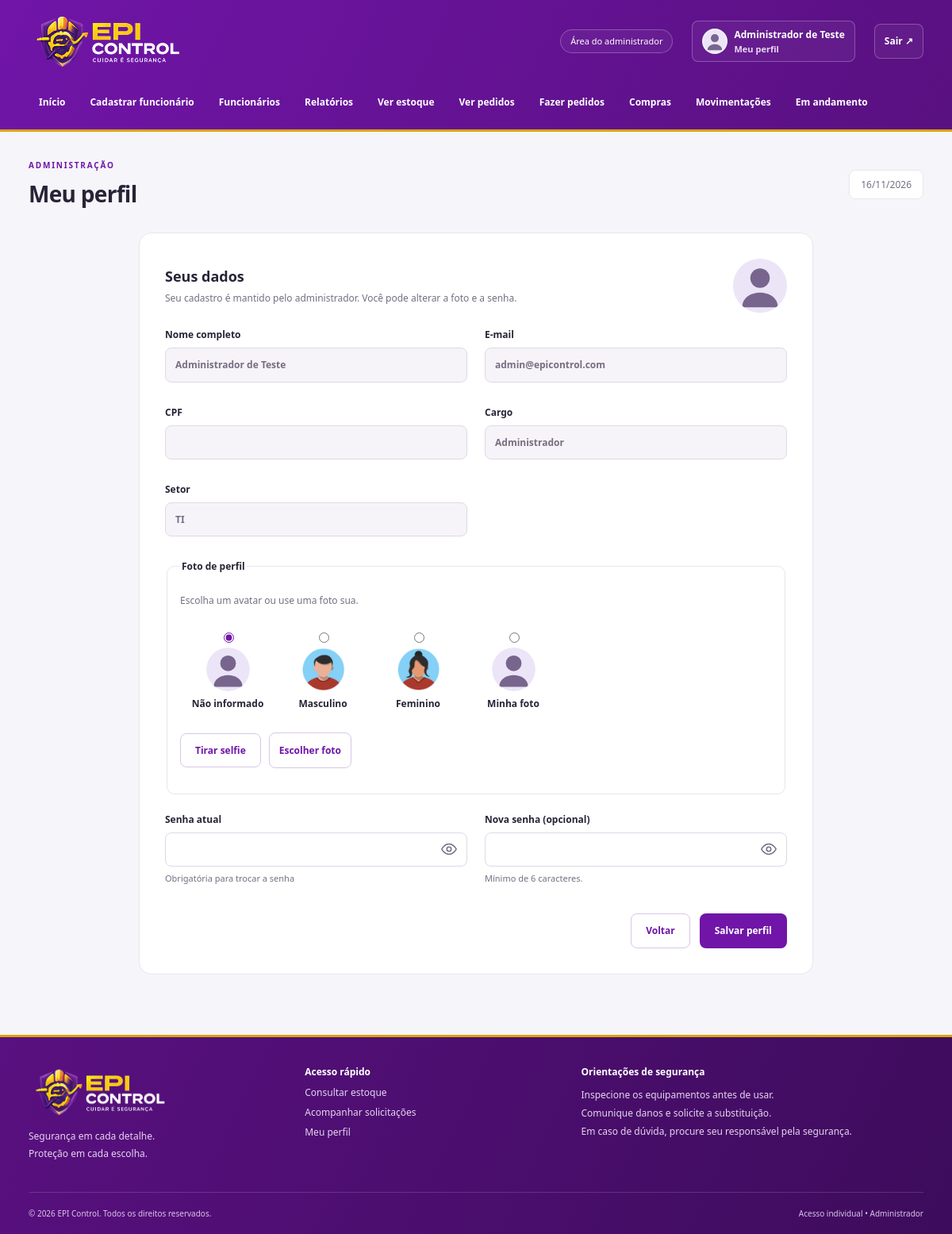
/perfil.php (signed in), run on the app's committed database.
### tables this page shows
CREATE TABLE `tb_funcionarios` (
  `id_funcionario` int(11) NOT NULL,
  `nome_completo` varchar(100) NOT NULL,
  `cpf` varchar(20) DEFAULT NULL,
  `cargo` varchar(100) DEFAULT NULL,
  `setor` varchar(100) DEFAULT NULL,
  `foto_url` varchar(255) DEFAULT NULL,
  `email` varchar(100) NOT NULL,
  `senha` varchar(255) NOT NULL,
  `nivel_acesso` varchar(30) NOT NULL DEFAULT 'Funcionario',
  `status_funcionario` enum('Ativo','Inativo') NOT NULL DEFAULT 'Ativo'
);

### app/Controllers/AppController.php (called while the page is built, shortened)
<?php
class AppController
{
    private array $user;
    private bool $admin;
    private string $page;
    public function handle(string $page): void {
        $this->page = $page;
        try {
            $this->model = new EpiModel(conectar());
            $this->user = $this->model->user((int)$_SESSION['id_funcionario']) ?? [];
            $this->admin = $this->user['nivel_acesso'] === 'Administrador';
            $data = ['error'=>$error ?? null,'title'=>$this->titles()[$page] ?? 'EPI Control'];
            if ($page === 'perfil') $data['person'] = $this->user;
            $views = ['home'=>'dashboard','homefunc'=>'dashboard','andamento'=>'requests','pedidos'=>'requests','minhassolicitacoes'=>'requests','conscientizacao'=>'conscientizacao','cadastro'=>'person-form','editarfunc'=>'person-form','perfil'=>'person-form','funcionarios'=>'employees','informacoes'=>'equipment','meuepi'=>'equipment','adicionarepi'=>'order-form','solicitar'=>'order-form','fazerpedidos'=>'order-form','estoque'=>'stock','compras'=>'purchases','movimentacoes'=>'history','relatorios'=>'reports','excluirfunc'=>'delete'];
            $this->page = $page;
            $this->render($views[$page] ?? 'message',$data);
        } catch (Throwable $e) {
            error_log((string)$e);
            http_response_code(503);
            $title = 'Sistema indisponível'; $message = 'Confira se o MySQL está iniciado e se o banco tcc foi configurado a partir de database/tcc.sql.';
            require __DIR__ . '/../Views/unavailable.php';
        }
    }
    private function titles(): array { return ['home'=>'Visão geral','homefunc'=>'Meu painel','cadastro'=>'Cadastrar funcionário','funcionarios'=>'Funcionários','editarfunc'=>'Editar funcionário','informacoes'=>'Informações do funcionário','excluirfunc'=>'Excluir funcionário','adicionarepi'=>'Entregar EPI','relatorios'=>'Relatórios','estoque'=>'Estoque de EPIs','pedidos'=>'Solicitações dos funcionários','fazerpedidos'=>'Novo pedido de compra','compras'=>'Compras','movimentacoes'=>'Movimentações','andamento'=>'Em andamento','meuepi'=>'Meu EPI','solicitar'=>'Solicitar EPI','minhassolicitacoes'=>'Minhas solicitações','conscientizacao'=>'Conscientização','perfil'=>'Meu perfil']; }
    private function render(string $view, array $data): void {
        extract($data);
        $user = $this->user; $admin = $this->admin; $page = $this->page;
        require __DIR__ . '/../../templates/header.php';
        require __DIR__ . '/../Views/' . $view . '.php';
        require __DIR__ . '/../../templates/footer.php';
    }
}

### app/dispatch.php (called while the page is built)
<?php
require_once __DIR__ . '/bootstrap.php';
require_once __DIR__ . '/Controllers/AppController.php';
(new AppController())->handle($route);

### perfil.php (called while the page is built)
<?php
$route = 'perfil';
require __DIR__ . '/app/dispatch.php';

### config/conexao.php (called while the page is built, shortened)
<?php
function conectar(): mysqli
{
    $config = [
        'host' => '127.0.0.1',
        'user' => 'root',
        'password' => '',
        'database' => 'tcc',
        'port' => 3306,
    ];
    $porta = filter_var($config['port'], FILTER_VALIDATE_INT, [
        'options' => ['min_range' => 1, 'max_range' => 65535],
    ]);
    $db = new mysqli(
        (string) $config['host'],
        (string) $config['user'],
        (string) $config['password'],
        (string) $config['database'],
        $porta
    );
    $db->set_charset('utf8mb4');
    $db->query("SET time_zone = '-03:00'");
    return $db;
}

### app/Models/EpiModel.php (called while the page is built, shortened)
<?php
class EpiModel
{
    public function run(string $sql, array $params = []): mysqli_stmt {
        $stmt = $this->db->prepare($sql);
        if ($params) {
            $types = implode('', array_map(fn($p) => is_int($p) ? 'i' : 's', $params));
            $stmt->bind_param($types, ...$params);
        }
        $stmt->execute();
        return $stmt;
    }
    public function all(string $sql, array $params = []): array { return $this->run($sql, $params)->get_result()->fetch_all(MYSQLI_ASSOC); }
    public function one(string $sql, array $params = []): ?array { return $this->all($sql, $params)[0] ?? null; }
    public function user(int $id): ?array { return $this->one('SELECT * FROM tb_funcionarios WHERE id_funcionario=?', [$id]); }
}

### app/bootstrap.php (called while the page is built, shortened)
<?php
require_once __DIR__ . '/../config/conexao.php';
require_once __DIR__ . '/Models/EpiModel.php';
function e($value): string
{
    return htmlspecialchars((string) ($value ?? ''), ENT_QUOTES | ENT_SUBSTITUTE, 'UTF-8');
}
function avatar(array $person): string
{
    return in_array($person['foto_url'] ?? '', ['img/boy.png', 'img/woman.png'], true) ? $person['foto_url'] : 'img/avatar.svg';
}

### app/Views/person-form.php (the view, shortened to what this page needs)
<?php $person = $person ?? [];
$profile = $page === 'perfil';
$value = fn($key) => $_POST[$key] ?? ($key === 'nome' ? ($person['nome_completo'] ?? '') : ($person[$key] ?? '')); ?>
<section class="card form-card">
    <div class="section-heading">
        <div>
            <h2><?= $profile ? 'Seus dados' : 'Dados do funcionário' ?></h2>
            <p><?= $profile ? 'Seu cadastro é mantido pelo administrador. Você pode alterar a foto e a senha.' : 'Preencha os dados de acesso e o vínculo com a equipe.' ?>
            </p>
        </div><img class="avatar large" src="<?= e(avatar($person)) ?>" alt="Foto cadastrada">
    </div>
    <form method="post" class="form-grid"><?= csrf() ?><input type="hidden" name="id_funcionario"
        <?php foreach (['nome' => 'Nome completo', 'email' => 'E-mail', 'cpf' => 'CPF', 'cargo' => 'Cargo', 'setor' => 'Setor'] as $key => $label): ?><label><?= e($label) ?><input
                    type="<?= $key === 'email' ? 'email' : 'text' ?>" name="<?= e($key) ?>" value="<?= e($value($key)) ?>"
                    maxlength="<?= $key === 'cpf' ? 20 : 100 ?>" <?= $profile ? 'readonly' : 'required' ?>
                    <?= $key === 'cpf' ? 'inputmode="numeric"' : '' ?>></label><?php endforeach ?>
        <fieldset class="full avatar-options">
            <legend>Foto de perfil</legend>
            <p>Escolha um avatar ou use uma foto sua.</p>
            <?php foreach (['' => 'Não informado', 'img/boy.png' => 'Masculino', 'img/woman.png' => 'Feminino'] as $url => $label): ?><label><input
                        type="radio" name="foto_url" value="<?= e($url) ?>" <?= $value('foto_url') === $url ? 'checked' : '' ?>><img src="<?= e($url ?: 'img/avatar.svg') ?>"
                        alt=""><span><?= e($label) ?></span></label><?php endforeach ?><label><input type="radio"
                    name="foto_url" value="selfie" id="selfie-option"
                    <?= str_starts_with($person['foto_url'] ?? '', 'uploads/avatars/') ? 'checked' : '' ?>><img
                    id="selfie-preview" src="<?= e(avatar($person)) ?>" alt="Prévia da sua foto"><span>Minha
                    foto</span></label>
            <div class="selfie-tools"><button type="button" class="button secondary" id="open-camera">Tirar
                    selfie</button><label class="button secondary photo-file">Escolher foto<input type="file"
                        id="photo-file" accept="image/jpeg,image/png,image/webp" capture="user"></label></div>
        </fieldset>
        <?php if ($profile): ?><label>Senha atual<input type="password" name="senha_atual"
                    autocomplete="current-password"><small>Obrigatória para trocar a
                    senha</small></label><?php endif ?><label><?= $page === 'cadastro' ? 'Senha temporária' : 'Nova senha (opcional)' ?><input
                type="password" name="senha" minlength="6" maxlength="72" autocomplete="new-password"
                <?= $page === 'cadastro' ? 'required' : '' ?>><small>Mínimo de 6 caracteres.</small></label>
        <div class="form-actions full"><a class="button secondary"
                href="<?= $profile ? ($admin ? 'home.php' : 'homefunc.php') : 'funcionarios.php' ?>">Voltar</a><button
                class="button">Salvar <?= $profile ? 'perfil' : 'funcionário' ?></button></div>
    </form>
</section>

### templates/header.php (shortened to what this page needs)
<?php
$navigation = $admin ? ['home' => 'Início', 'cadastro' => 'Cadastrar funcionário', 'funcionarios' => 'Funcionários', 'relatorios' => 'Relatórios', 'estoque' => 'Ver estoque', 'pedidos' => 'Ver pedidos', 'fazerpedidos' => 'Fazer pedidos', 'compras' => 'Compras', 'movimentacoes' => 'Movimentações', 'andamento' => 'Em andamento'] : ['homefunc' => 'Início', 'meuepi' => 'Meu EPI', 'solicitar' => 'Solicitar EPI', 'minhassolicitacoes' => 'Minhas solicitações', 'conscientizacao' => 'Conscientização'];
?>
<!doctype html>
<html lang="pt-BR">
<head>
    <link rel="stylesheet" href="css/app.css?v=<?= filemtime(__DIR__ . '/../css/app.css') ?>">
</head>
<body><a class="skip-link" href="#conteudo">Pular para o conteúdo</a>
    <header class="site-header">
        <div class="header-top container"><a class="brand" href="<?= $admin ? 'home.php' : 'homefunc.php' ?>"><img
                    class="brand-logo" src="img/logohome.png" alt="EPI Control — Cuidar é segurança"></a>
            <div class="header-actions"><span
                    class="role-label"><?= $admin ? 'Área do administrador' : 'Área do funcionário' ?></span><a
                    class="profile-link" href="perfil.php"><img src="<?= e(avatar($user)) ?>"
                        alt="Foto de <?= e($user['nome_completo']) ?>"><span><strong><?= e($user['nome_completo']) ?></strong><small>Meu
                            perfil</small></span></a>
                <form method="post" action="logout.php"><?= csrf() ?><button class="text-button" type="submit">Sair
                        ↗</button></form>
            </div>
        </div>
        <nav class="main-nav container" aria-label="Navegação principal">
            <?php foreach ($navigation as $url => $label): ?><a href="<?= e($url) ?>.php" <?= $page === $url ? 'class="active" aria-current="page"' : '' ?>><?= e($label) ?></a><?php endforeach ?></nav>
    </header>
    <main id="conteudo" class="container main-content">
        <div class="page-heading">
            <div><span class="eyebrow"><?= $admin ? 'ADMINISTRAÇÃO' : 'MINHA SEGURANÇA' ?></span>
                <h1><?= e($title) ?></h1>
            </div><span class="today"><?= date('d/m/Y') ?></span>
        </div>

### templates/footer.php
</main>
<footer class="site-footer">
    <div class="container footer-grid">
        <div><a class="brand" href="<?= $admin ? 'home.php' : 'homefunc.php' ?>"><img class="brand-logo"
                    src="img/logohome.png" alt="EPI Control — Cuidar é segurança"></a>
            <p>Segurança em cada detalhe.<br>Proteção em cada escolha.</p>
        </div>
        <div><strong>Acesso rápido</strong><a
                href="<?= $admin ? 'estoque.php' : 'meuepi.php' ?>"><?= $admin ? 'Consultar estoque' : 'Meus equipamentos' ?></a><a
                href="<?= $admin ? 'pedidos.php' : 'minhassolicitacoes.php' ?>">Acompanhar solicitações</a><a
                href="perfil.php">Meu perfil</a><?php if (!$admin): ?><a href="conscientizacao.php">Conscientização</a><?php endif ?></div>
        <div><strong>Orientações de segurança</strong>
            <p>Inspecione os equipamentos antes de usar.<br>Comunique danos e solicite a substituição.<br>Em caso de
                dúvida, procure seu responsável pela segurança.</p>
        </div>
    </div>
    <div class="container footer-bottom"><span>© <?= date('Y') ?> EPI Control. Todos os direitos
            reservados.</span><span>Acesso individual • <?= $admin ? 'Administrador' : 'Funcionário' ?></span></div>
</footer>
</body>
</html>

### data on the page
tb_funcionarios: nome_completo "Administrador de Teste", nivel_acesso "Início", nivel_acesso "Cadastrar funcionário", nivel_acesso "Funcionários", nivel_acesso "Relatórios", nivel_acesso "Ver estoque", nivel_acesso "Ver pedidos", nivel_acesso "Fazer pedidos", nivel_acesso "Compras", nivel_acesso "Movimentações", nivel_acesso "Em andamento", nome "Administrador de Teste", email "admin@epicontrol.com", cargo "Administrador", setor "TI", foto_url "☑ Não informado", foto_url "☐ Masculino", foto_url "☐ Feminino", foto_url "☐ Minha foto"

### other printed values
$title "Meu perfil"
$label "Nome completo"
$label "E-mail"
$label "CPF"
$label "Cargo"
$label "Setor"
$label "Não informado"
$label "Masculino"
$label "Feminino"
